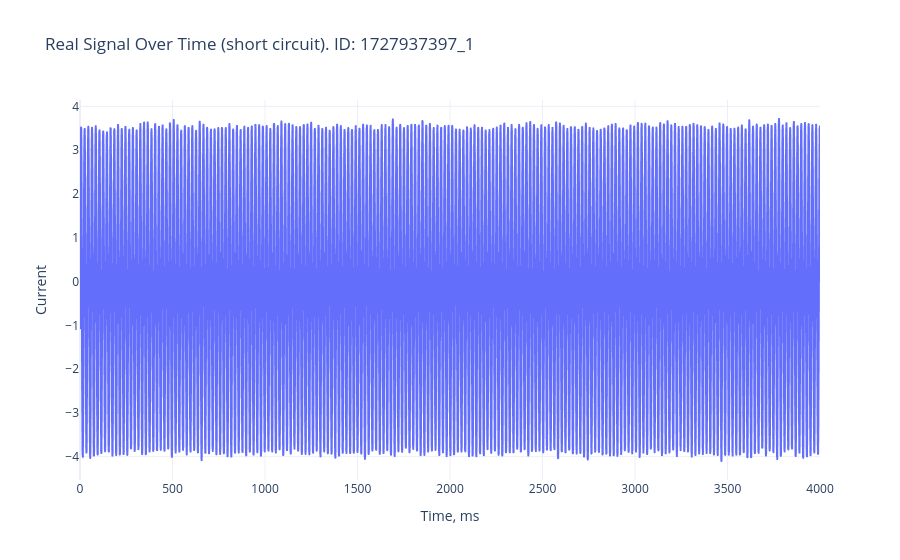

Notebook cell for this chart:
### Code cell
fig = px.line(
    real_df_SC,
    x=real_df_SC.index,
    y='Current',
    title=f'Real Signal Over Time (short circuit). ID: {real_measurement_SC}',
    labels={'x': 'Time, ms', 'Current': 'Current'},
    template='plotly_white'
)

fig.update_layout(
    xaxis_title="Time, ms",
    yaxis_title="Current"
)

fig.show()

### Figure 1 — Plotly figure (JSON) as saved in the notebook; plotly's stock layout.template omitted (floating-point values rounded to 4 significant figures; data arrays with more than 128 entries replaced by an {"elided": "..."} marker saying what was removed)
{"data": [{"hovertemplate": "Time=%{x}<br>Current=%{y}<extra></extra>", "legendgroup": "", "line": {"color": "#636efa", "dash": "solid"}, "marker": {"symbol": "circle"}, "mode": "lines", "name": "", "showlegend": false, "type": "scattergl", "x": {"elided": "16384 float values"}, "xaxis": "x", "y": {"elided": "16384 float values"}, "yaxis": "y"}], "layout": {"legend": {"tracegroupgap": 0}, "title": {"text": "Real Signal Over Time (short circuit). ID: 1727937397_1"}, "xaxis": {"anchor": "y", "domain": [0, 1], "title": {"text": "Time, ms"}}, "yaxis": {"anchor": "x", "domain": [0, 1], "title": {"text": "Current"}}}}
